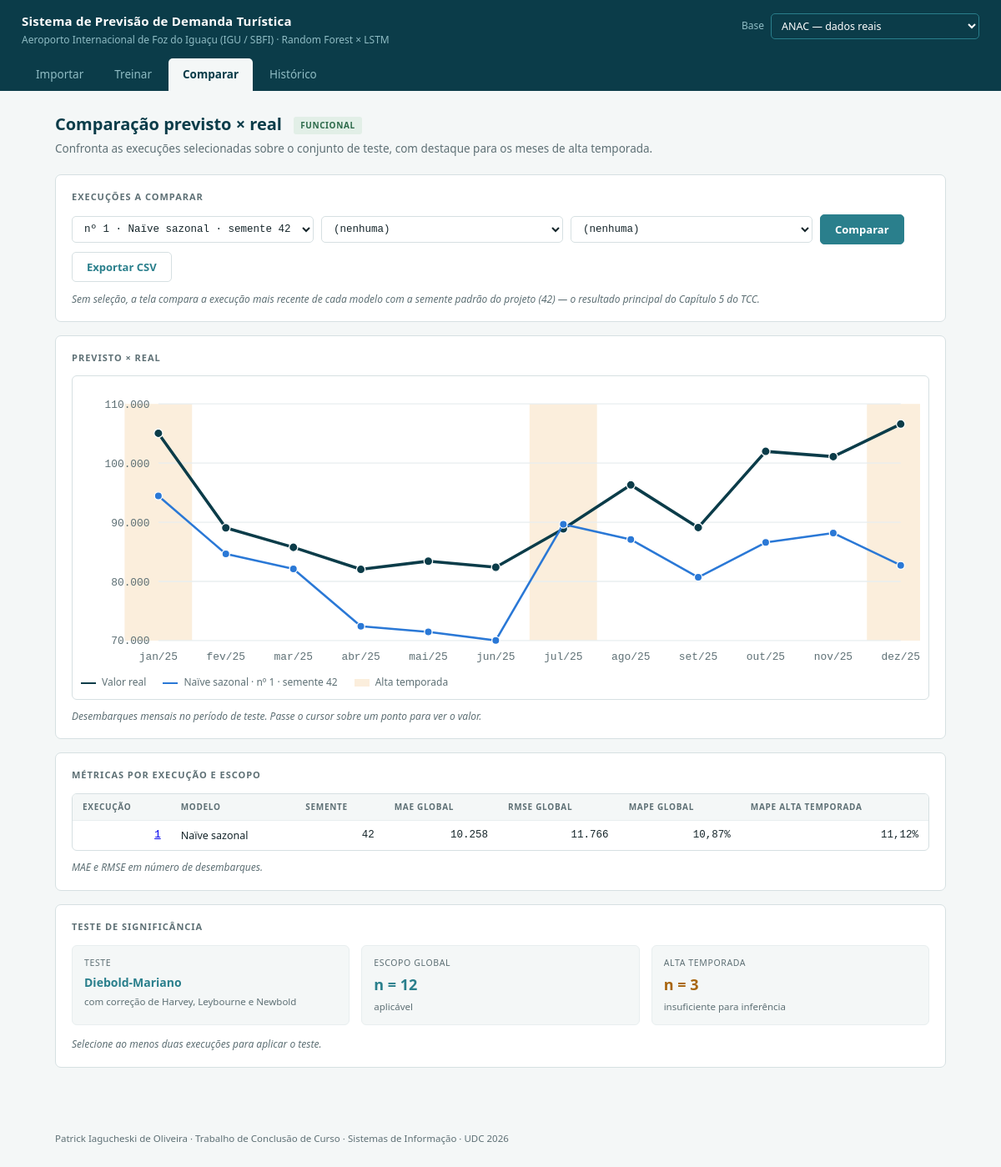
Screenshot of /comparacao?ids=1 with the database file from the repository.
### tables this page shows
CREATE TABLE tb_exp_metricas (
    id_metrica           INTEGER PRIMARY KEY,
    id_execucao          INTEGER NOT NULL
                         REFERENCES tb_exp_execucoes (id_execucao) ON DELETE CASCADE,
    tp_escopo_avaliacao  TEXT    NOT NULL
                         CHECK (tp_escopo_avaliacao IN ('global', 'alta_temporada')),
    tp_metrica           TEXT    NOT NULL CHECK (tp_metrica IN ('MAE', 'RMSE', 'MAPE')),
    vl_metrica           REAL    NOT NULL,
    UNIQUE (id_execucao, tp_escopo_avaliacao, tp_metrica)
);

### apresentacao/app.py (the view)
@app.route("/comparacao", methods=["GET"])
def comparar():
    lista = _REPO.listar_execucoes()
    pedidos = _ids(request.args.getlist("ids"))
    ids = pedidos or _avaliacao.execucoes_padrao(lista, config.SEED)
    if len(ids) > MAX_COMPARADAS:
        flash(f"A comparação mostra até {MAX_COMPARADAS} execuções; "
              f"foram consideradas as {MAX_COMPARADAS} primeiras selecionadas.", "erro")
        ids = ids[:MAX_COMPARADAS]
    selecionadas = [e for e in (_buscar(i) for i in ids) if e is not None]
    mesmo_periodo = len({e.periodo_teste for e in selecionadas}) <= 1
    if not mesmo_periodo:
        flash("As execuções selecionadas têm períodos de teste diferentes; "
              "o gráfico e o teste de significância usam só a primeira.", "erro")
    no_grafico = selecionadas if mesmo_periodo else selecionadas[:1]
    figura = _visualizacao.grafico_previsto_real(no_grafico, serie=_serie())
    n_global = len(no_grafico[0].previsoes) if no_grafico else 0
    n_alta = sum(1 for p in no_grafico[0].previsoes if p.alta_temporada) if no_grafico else 0
    testes = [{**par, "a": _linha(par["a"]), "b": _linha(par["b"])}
              for par in _avaliacao.comparar_pares(no_grafico)]
    return render_template(
        "comparacao.html",
        aba="comparacao",
        opcoes=[_linha(e) for e in lista],
        selecionados=ids + [None] * (MAX_COMPARADAS - len(ids)),
        linhas=[_linha(e) for e in selecionadas],
        figura=figura,
        testes=testes,
        n_global=n_global, n_alta=n_alta, n_minimo=N_MINIMO_DM,
        semente_padrao=config.SEED,
    )

### aplicacao/avaliacao.py (called while the page is built, shortened)
    def comparar_pares(self, execucoes: Sequence[Execucao],
                       nivel: float = 0.05) -> List[Dict[str, object]]:
        pares = []
        return pares

### aplicacao/visualizacao.py (called while the page is built)
def milhar(v: float) -> str:
    return f"{v:,.0f}".replace(",", ".")

def _passo(amplitude: float) -> int:
    for passo in (1000, 2000, 2500, 5000, 10000, 20000, 25000, 50000):
        if amplitude / passo <= 6:
            return passo
    return 100000

### apresentacao/app.py (called while the page is built)
@app.context_processor
def _base_ativa():
    return {"bases": list(_BASES.values()), "base_ativa": _ATIVA["base"]}

def _serie():
    if _CACHE["serie"] is None:
        serie = _REPO.carregar_serie()
        _CACHE["serie"] = serie if len(serie) else None
    return _CACHE["serie"]

def _linha(execucao):
    m = execucao.metrica
    tipo = T(execucao.tipo_modelo).value
    return {
        "id": execucao.id,
        "tipo": tipo,
        "modelo": NOME_MODELO[tipo],
        "semente": execucao.semente_aleatoria,
        "data": execucao.data_hora_execucao,
        "periodo": execucao.periodo_teste,
        "mae_g": m(E.GLOBAL, M.MAE), "rmse_g": m(E.GLOBAL, M.RMSE),
        "mape_g": m(E.GLOBAL, M.MAPE),
        "mae_a": m(E.ALTA_TEMPORADA, M.MAE), "rmse_a": m(E.ALTA_TEMPORADA, M.RMSE),
        "mape_a": m(E.ALTA_TEMPORADA, M.MAPE),
        "rotulo": f"nº {execucao.id} · {NOME_MODELO[tipo]} · semente {execucao.semente_aleatoria}",
    }

def _ids(valores):
    vistos = []
    for v in valores:
        if str(v).strip().isdigit() and int(v) not in vistos:
            vistos.append(int(v))
    return vistos

def _buscar(id_execucao):
    try:
        return _REPO.buscar_execucao(id_execucao)
    except KeyError:
        return None

@app.template_filter("milhar")
def _f_milhar(v):
    return "—" if v is None else milhar(v)

@app.template_filter("pct")
def _f_pct(v, casas=2):
    return "—" if v is None else f"{v:.{casas}f}".replace(".", ",") + "%"

### dominio/entidades.py (called while the page is built)
    def metrica(self, escopo: EscopoAvaliacaoEnum, tipo: TipoMetricaEnum):
        for m in self.metricas:
            if m.escopo_avaliacao == escopo and m.tipo_metrica == tipo:
                return m.valor_metrica
        return None

### infraestrutura/repositorios/sqlite_repo.py (called while the page is built)
    def listar_execucoes(self) -> List[Execucao]:
        with self.engine.connect() as con:
            linhas = con.execute(text(
                f"SELECT {self._COLUNAS_EXECUCAO} FROM tb_exp_execucoes "
                "ORDER BY id_execucao DESC"
            )).all()
            return [self._montar_execucao(con, l, com_previsoes=False) for l in linhas]

### apresentacao/templates/comparacao.html (shortened to what this page needs)
{% extends "base.html" %}
{% block conteudo %}
<h1>Comparação previsto &times; real <span class="selo ok">funcional</span></h1>
<p class="intro">Confronta as execuções selecionadas sobre o conjunto de teste, com destaque para os meses de alta temporada.</p>
<div class="painel">
  <h2>Execuções a comparar</h2>
  {% if opcoes %}
  <form method="get" action="{{ url_for('comparar') }}">
    <div class="campo">
      {% for sel in selecionados %}
      <select name="ids" style="min-width:250px" aria-label="Execução {{ loop.index }}">
        <option value="">(nenhuma)</option>
        {% for o in opcoes %}
        <option value="{{ o.id }}" {% if o.id == sel %}selected{% endif %}>{{ o.rotulo }}</option>
        {% endfor %}
      </select>
      {% endfor %}
      <button class="btn" type="submit">Comparar</button>
      <button class="btn sec" type="submit" formmethod="post" formaction="{{ url_for('exportar') }}">Exportar CSV</button>
    </div>
  </form>
  <p class="nota">Sem seleção, a tela compara a execução mais recente de cada modelo com a semente padrão do projeto ({{ semente_padrao }}) &mdash; o resultado principal do Capítulo 5 do TCC.</p>
  {% else %}
  <p style="color:var(--cinza);margin:0">Nenhuma execução registrada. Treine ao menos um modelo na tela <a href="{{ url_for('treinamento') }}">Treinar</a>.</p>
  {% endif %}
</div>
<div class="painel">
  <h2>Previsto &times; real {% if figura and figura.apenas_observada %}<span class="selo ok">série observada real</span>{% endif %}</h2>
  {% if figura %}
  {% set f = figura %}
  <div class="grafico">
    <svg viewBox="0 0 {{ f.largura }} {{ f.altura }}" role="img" aria-label="Desembarques previstos e reais por mês">
      {% for b in f.faixas_alta %}<rect x="{{ b.x }}" y="{{ f.y0 }}" width="{{ b.largura }}" height="{{ f.y1 - f.y0 }}" fill="#fbeedc"/>{% endfor %}
      {% for t in f.ticks_y %}
      <line x1="{{ f.x0 }}" y1="{{ t.y }}" x2="{{ f.x1 }}" y2="{{ t.y }}" stroke="#e8eeef" stroke-width="1"/>
      <text x="{{ f.x0 - 8 }}" y="{{ t.y + 3.5 }}" font-size="10" fill="#5e7075" text-anchor="end" font-family="Consolas,monospace">{{ t.texto }}</text>
      {% endfor %}
      {% for s in f.series %}
      <polyline fill="none" stroke="{{ s.cor }}" stroke-width="{{ s.largura }}" stroke-dasharray="{{ s.tracejado }}" stroke-linejoin="round"
        points="{% for p in s.pontos %}{{ p.x }},{{ p.y }} {% endfor %}"/>
      {% for p in s.pontos %}
        {% if s.marcador == 'quadrado' %}
      <rect x="{{ p.x - 3.4 }}" y="{{ p.y - 3.4 }}" width="6.8" height="6.8" fill="{{ s.cor }}" stroke="#fff" stroke-width="1"><title>{{ p.dica }}</title></rect>
        {% elif s.marcador == 'triangulo' %}
      <polygon points="{{ p.x }},{{ p.y - 4.4 }} {{ p.x - 4.2 }},{{ p.y + 3.2 }} {{ p.x + 4.2 }},{{ p.y + 3.2 }}" fill="{{ s.cor }}" stroke="#fff" stroke-width="1"><title>{{ p.dica }}</title></polygon>
        {% else %}
      <circle cx="{{ p.x }}" cy="{{ p.y }}" r="{{ 4 if s.nome == 'Valor real' else 3.6 }}" fill="{{ s.cor }}" stroke="#fff" stroke-width="1"><title>{{ p.dica }}</title></circle>
        {% endif %}
      {% endfor %}
      {% endfor %}
      {% for r in f.rotulos_x %}
      <text x="{{ r.x }}" y="{{ f.y1 + 18 }}" font-size="10" fill="#5e7075" text-anchor="middle" font-family="Consolas,monospace">{{ r.texto }}</text>
      {% endfor %}
    </svg>
    <div class="legenda">
      {% for s in f.series %}
      <span><i class="chave" style="border-top:{{ s.largura }}px {{ 'dashed' if s.tracejado else 'solid' }} {{ s.cor }}"></i> {{ s.nome }}</span>
      {% endfor %}
      <span><i class="chave" style="border-top:9px solid #fbeedc"></i> Alta temporada</span>
    </div>
  </div>
  <p class="nota">{% if f.apenas_observada %}Sem execução selecionada: o gráfico mostra os últimos doze meses da série observada.{% else %}Desembarques mensais no período de teste. Passe o cursor sobre um ponto para ver o valor.{% endif %}</p>
  {% else %}
  <p style="color:var(--cinza);margin:0">Nenhuma série carregada. Importe os dados para visualizar a série observada.</p>
  {% endif %}
</div>
<div class="painel">
  <h2>Métricas por execução e escopo</h2>
  <div class="rolagem">
    <table>
      <thead><tr><th>Execução</th><th>Modelo</th><th>Semente</th><th>MAE global</th><th>RMSE global</th><th>MAPE global</th><th>MAPE alta temporada</th></tr></thead>
      <tbody>
      {% for l in linhas %}
        <tr><td class="num"><a href="{{ url_for('execucao', id_execucao=l.id) }}">{{ l.id }}</a></td><td>{{ l.modelo }}</td><td class="num">{{ l.semente }}</td>
          <td class="num">{{ l.mae_g|milhar }}</td><td class="num">{{ l.rmse_g|milhar }}</td><td class="num">{{ l.mape_g|pct }}</td><td class="num">{{ l.mape_a|pct }}</td></tr>
      {% else %}
        <tr><td colspan="7" class="vazio" style="text-align:center;padding:20px">Nenhuma execução selecionada.</td></tr>
      {% endfor %}
      </tbody>
    </table>
  </div>
  <p class="nota">MAE e RMSE em número de desembarques.</p>
</div>
<div class="painel">
  <h2>Teste de significância</h2>
  <dl class="numeros">
    <div><dt>Teste</dt><dd style="font-size:14px">Diebold-Mariano<small>com correção de Harvey, Leybourne e Newbold</small></dd></div>
    <div><dt>Escopo global</dt><dd style="font-size:18px">n = {{ n_global }}<small>{{ 'aplicável' if n_global >= n_minimo else 'insuficiente para inferência' }}</small></dd></div>
    <div><dt>Alta temporada</dt><dd style="font-size:18px;color:var(--ambar)">n = {{ n_alta }}<small>{{ 'aplicável' if n_alta >= n_minimo else 'insuficiente para inferência' }}</small></dd></div>
  </dl>
  {% if testes %}
  <div class="rolagem" style="margin-top:14px">
    <table>
      <thead><tr><th>Par comparado (escopo global, perda quadrática)</th><th>DM</th><th>Valor-p</th><th>Conclusão</th></tr></thead>
      <tbody>
      {% for t in testes %}
        <tr><td>nº {{ t.a.id }} {{ t.a.modelo }} &times; nº {{ t.b.id }} {{ t.b.modelo }}</td>
          <td class="num">{{ t.estatistica|dec }}</td><td class="num">{{ t.valor_p|dec }}</td>
          <td>{% if t.significativo %}<span class="selo ok">{{ t.veredito }}</span>{% else %}{{ t.veredito }}{% endif %}</td></tr>
      {% endfor %}
      </tbody>
    </table>
  </div>
  <p class="nota">Estatística negativa indica que a primeira execução do par errou menos. Um modelo só é declarado superior se a diferença for significativa (Seção 3.7 do TCC); o teste complementa as métricas quando a amostra permite (RN08). Com n = {{ n_alta }}, o escopo de alta temporada é interpretado apenas de forma descritiva.</p>
  {% else %}
  <p class="nota">Selecione ao menos duas execuções para aplicar o teste.</p>
  {% endif %}
</div>
{% endblock %}

### apresentacao/static/estilo.css (style rules this page uses)
:root { --escuro:#0b3c49; --teal:#2a7f8c; --teal-claro:#8fbcc4; --ambar:#a8650f; --ambar-fundo:#fbeedc; --claro:#f4f7f7; --branco:#ffffff; --tinta:#16262b; --cinza:#5e7075; --linha:#d6e0e2; --linha-fraca:#e8eeef; --ok:#2c6a4a; --ok-fundo:#e2efe7; --pendente:#6a7c82; --pendente-fundo:#eef1f2; }
* { box-sizing:border-box }
body { margin:0; background:var(--claro); color:var(--tinta); font-family:"Segoe UI",system-ui,-apple-system,sans-serif; font-size:14px; line-height:1.55; }
h1 { font-size:20px; margin:0 0 4px; color:var(--escuro); }
h1 .selo { vertical-align:middle;margin-left:9px }
p.intro { margin:0 0 20px;color:var(--cinza);font-size:13.5px }
.painel { background:var(--branco); border:1px solid var(--linha); border-radius:7px; padding:17px 19px; margin-bottom:16px; }
.painel h2 { font-size:11px; letter-spacing:.09em; text-transform:uppercase; color:var(--cinza); margin:0 0 13px; font-weight:600; display:flex; align-items:center; gap:9px; flex-wrap:wrap; }
.campo { display:flex;flex-wrap:wrap;gap:9px;align-items:center;margin-bottom:12px }
input[type=text],input[type=number],select { border:1px solid var(--linha); border-radius:5px; padding:7px 10px; font-family:Consolas,"Courier New",monospace; font-size:12.5px; color:var(--tinta); background:var(--branco); }
.btn { border:1px solid var(--teal); background:var(--teal); color:#fff; border-radius:5px; padding:8px 17px; font-size:13px; font-weight:600; cursor:pointer; font-family:inherit; }
.btn.sec { background:transparent;color:var(--teal);border-color:var(--linha) }
.numeros { display:grid; grid-template-columns:repeat(auto-fit,minmax(140px,1fr)); gap:14px; }
.numeros div { background:var(--claro); border:1px solid var(--linha-fraca); border-radius:6px; padding:12px 14px; }
.numeros dt { font-size:10.5px; letter-spacing:.06em; text-transform:uppercase; color:var(--cinza); margin-bottom:5px; }
.numeros dd { margin:0; font-size:22px; font-weight:700; color:var(--teal); font-variant-numeric:tabular-nums; }
.numeros dd small { display:block; font-size:11.5px; font-weight:400; color:var(--cinza); margin-top:3px; }
.rolagem { overflow-x:auto;border:1px solid var(--linha);border-radius:6px }
table { border-collapse:collapse;width:100%;font-size:12.5px }
th,td { padding:8px 12px;text-align:left;border-bottom:1px solid var(--linha-fraca);white-space:nowrap }
thead th { background:var(--claro); font-size:10px; letter-spacing:.07em; text-transform:uppercase; color:var(--cinza); font-weight:600; }
tbody tr:last-child td { border-bottom:none }
td.num { font-family:Consolas,monospace;text-align:right;font-variant-numeric:tabular-nums }
.selo { display:inline-block; font-size:10px; letter-spacing:.06em; text-transform:uppercase; font-weight:700; padding:3px 8px; border-radius:3px; white-space:nowrap; }
.selo.ok { background:var(--ok-fundo);color:var(--ok) }
.grafico { background:var(--branco);border:1px solid var(--linha);border-radius:6px;padding:10px }
.grafico svg { display:block;width:100%;height:auto }
.legenda { display:flex;gap:20px;flex-wrap:wrap;margin-top:10px;font-size:12px;color:var(--cinza) }
.legenda span { display:flex;align-items:center;gap:7px }
.chave { width:18px;height:0;flex:none }
.nota { font-size:12px;color:var(--cinza);margin:11px 0 0;font-style:italic }

### rows the page displays
tb_exp_metricas: mae_g|milhar "10.258"
tb_exp_metricas: rmse_g|milhar "11.766"
tb_exp_metricas: mape_g|pct "10,87%"
tb_exp_metricas: mape_a|pct "11,12%"

### other values shown
{{ semente_padrao }} "42"
{{ t.texto }} "70.000" "80.000" "90.000" "100.000" "110.000"
{{ r.texto }} "jan/25" "fev/25" "mar/25" "abr/25" "mai/25" "jun/25" "jul/25" "ago/25" "set/25" "out/25" "nov/25" "dez/25"
{{ s.nome }} "Valor real" "Naïve sazonal · nº 1 · semente 42"
{{ l.id }} "1"
{{ l.modelo }} "Naïve sazonal"
{{ l.semente }} "42"
{{ n_global }} "12"
{{ n_alta }} "3"
{{ 'aplicável' if n_alta >= n_minimo else 'insuficiente para inferência' }} "insuficiente para inferência"
form field base "ANAC — dados reais"
form field ids "nº 1 · Naïve sazonal · semente 42"
